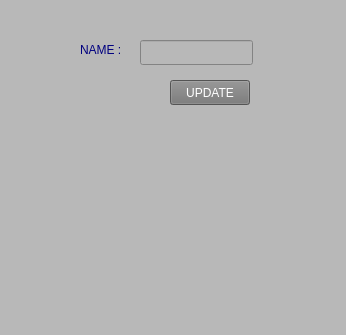
<?xml version="1.0" encoding="UTF-8"?>
<ui version="4.0">
 <class>AdminUpdateDepartment</class>
 <widget class="QMainWindow" name="AdminUpdateDepartment">
  <property name="geometry">
   <rect>
    <x>0</x>
    <y>0</y>
    <width>346</width>
    <height>335</height>
   </rect>
  </property>
  <property name="windowTitle">
   <string>Update Department</string>
  </property>
  <property name="styleSheet">
   <string notr="true">color: rgb(0, 0, 127);
font: 12pt &quot;Rockwell Condensed&quot;;
background-color: rgb(184, 184, 184);</string>
  </property>
  <widget class="QWidget" name="centralwidget">
   <widget class="QLineEdit" name="txt_deptName">
    <property name="geometry">
     <rect>
      <x>140</x>
      <y>40</y>
      <width>113</width>
      <height>25</height>
     </rect>
    </property>
    <property name="styleSheet">
     <string notr="true">font: 12pt &quot;Rockwell Condensed&quot;;
color: rgb(255,255,255);</string>
    </property>
   </widget>
   <widget class="QPushButton" name="btn_update">
    <property name="geometry">
     <rect>
      <x>170</x>
      <y>80</y>
      <width>80</width>
      <height>25</height>
     </rect>
    </property>
    <property name="styleSheet">
     <string notr="true">background-color: rgb(117, 117, 117);
color: rgb(255, 255, 255);</string>
    </property>
    <property name="text">
     <string>UPDATE</string>
    </property>
   </widget>
   <widget class="QLabel" name="label">
    <property name="geometry">
     <rect>
      <x>80</x>
      <y>40</y>
      <width>54</width>
      <height>20</height>
     </rect>
    </property>
    <property name="text">
     <string>NAME :</string>
    </property>
   </widget>
   <widget class="QLabel" name="label_2">
    <property name="geometry">
     <rect>
      <x>100</x>
      <y>170</y>
      <width>151</width>
      <height>111</height>
     </rect>
    </property>
    <property name="styleSheet">
     <string notr="true">image: url(:/newPrefix/Aydin.png);</string>
    </property>
    <property name="text">
     <string/>
    </property>
   </widget>
  </widget>
  <widget class="QMenuBar" name="menubar">
   <property name="geometry">
    <rect>
     <x>0</x>
     <y>0</y>
     <width>346</width>
     <height>25</height>
    </rect>
   </property>
  </widget>
  <widget class="QStatusBar" name="statusbar"/>
 </widget>
 <resources>
  <include location="../../../../Documents/masaüstü/bcd.qrc"/>
 </resources>
 <connections/>
</ui>
